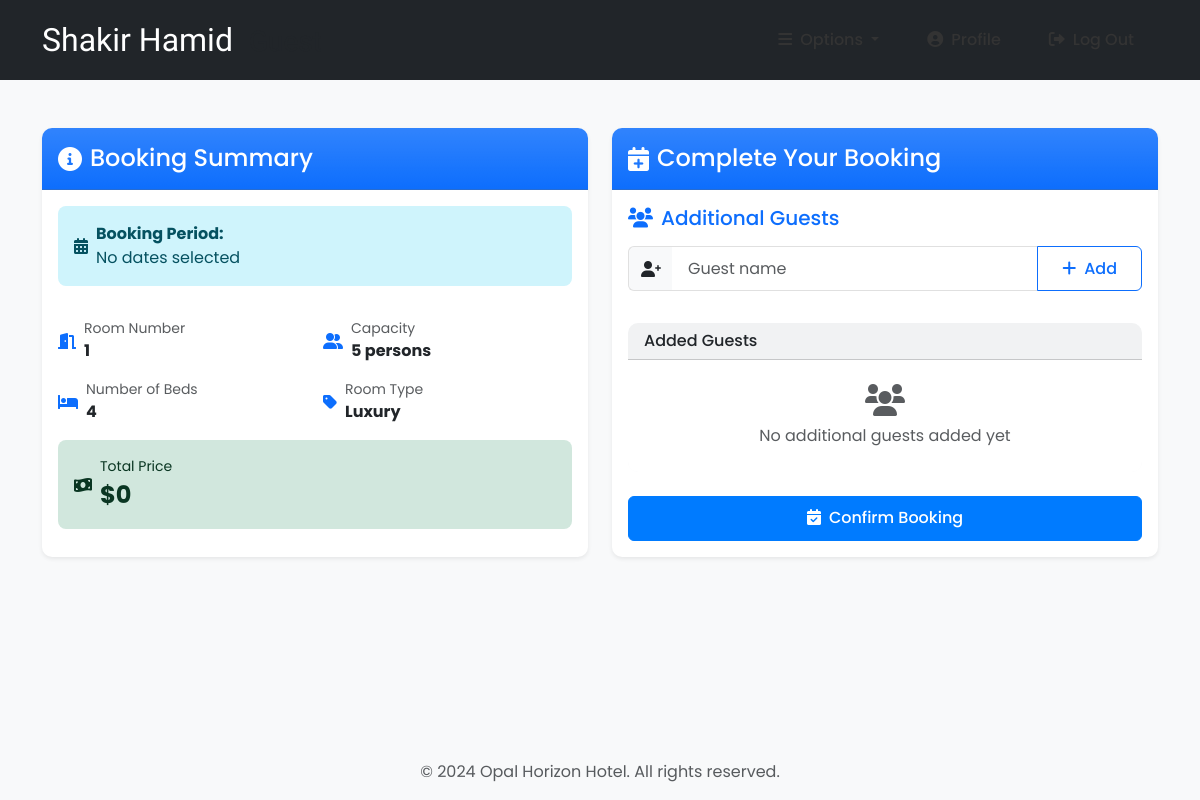
The app's page /booking-make/?room=1 (signed in) with its own data.
### room/models.py (models this page shows)
class Room(models.Model):
    ROOM_TYPES = (
        ('King', 'King'),
        ('Luxury', 'Luxury'),
        ('Normal', 'Normal'),
        ('Economic', 'Economic'),
    )
    number = models.IntegerField(primary_key=True)
    capacity = models.SmallIntegerField()
    numberOfBeds = models.SmallIntegerField()
    roomType = models.CharField(max_length=20, choices=ROOM_TYPES)
    price = models.FloatField()
    statusStartDate = models.DateField(null=True)
    statusEndDate = models.DateField(null=True)
    main_image = models.ImageField(upload_to='rooms/', null=True, blank=True)
    image_1 = models.ImageField(upload_to='rooms/', null=True, blank=True)
    image_2 = models.ImageField(upload_to='rooms/', null=True, blank=True)
    image_3 = models.ImageField(upload_to='rooms/', null=True, blank=True)
    description = models.TextField(null=True, blank=True)
    def __str__(self):
        return str(self.number)

### room/views.py (the view, shortened to what this page needs)
# urls.py: path('booking-make/', booking_make, name="booking-make"),
@login_required(login_url='login')
def booking_make(request):
    role = str(request.user.groups.all()[0])
    path = role + "/"
    room_number = request.GET.get('room')
    fd = request.GET.get('fd')
    ld = request.GET.get('ld')
    try:
        room = Room.objects.get(number=room_number) if room_number else None
    except Room.DoesNotExist:
        messages.error(request, "Selected room does not exist.")
        return redirect("rooms")
    names = []
    total = 0
    guests = Guest.objects.all()
    context = {
        "role": role,
        "room": room,
        "guests": guests,
        "names": names,
        "total": total,
        "fd": fd,
        "ld": ld
    }
    return render(request, path + "booking-make.html", context)

### accounts/models.py (called while the page is built)
    def currentRoom(self):
        Booking = apps.get_model('room', 'Booking')
        booking = Booking.objects.filter(guest=self).last()
        return booking.roomNumber

### templates/guest/booking-make.html
{% block context %}
{% include '../common_pages/booking-make.html' %}
{% endblock %}

### templates/common_pages/booking-make.html (shortened to what this page needs)
{% extends 'index.html' %}
{% block context %}
{% load static %}
<div class="container py-5">
    <div class="row g-4">
        <div class="col-lg-6">
            <div class="card shadow-sm h-100">
                <div class="card-header bg-primary bg-gradient text-white py-3">
                    <h4 class="mb-0 d-flex align-items-center">
                        <i class="fas fa-info-circle me-2"></i>
                        Booking Summary
                    </h4>
                </div>
                <div class="card-body">
                    <div class="row g-3">
                        <div class="col-12">
                            <div class="alert alert-info d-flex align-items-center" role="alert">
                                <i class="fas fa-calendar-alt me-2"></i>
                                <div>
                                    <strong>Booking Period:</strong><br>
                                    {% if fd and ld %}
                                    {{ fd|date:"d/m/Y" }} to {{ ld|date:"d/m/Y" }}
                                    {% else %}
                                    No dates selected
                                    {% endif %}
                                </div>
                            </div>
                        </div>
                        <div class="col-sm-6">
                            <div class="d-flex align-items-center">
                                <i class="fas fa-door-open text-primary me-2"></i>
                                <div>
                                    <small class="text-muted d-block">Room Number</small>
                                    <strong>{{ room.number }}</strong>
                                </div>
                            </div>
                        </div>
                        <div class="col-sm-6">
                            <div class="d-flex align-items-center">
                                <i class="fas fa-user-friends text-primary me-2"></i>
                                <div>
                                    <small class="text-muted d-block">Capacity</small>
                                    <strong>{{ room.capacity }} persons</strong>
                                </div>
                            </div>
                        </div>
                        <div class="col-sm-6">
                            <div class="d-flex align-items-center">
                                <i class="fas fa-bed text-primary me-2"></i>
                                <div>
                                    <small class="text-muted d-block">Number of Beds</small>
                                    <strong>{{ room.numberOfBeds }}</strong>
                                </div>
                            </div>
                        </div>
                        <div class="col-sm-6">
                            <div class="d-flex align-items-center">
                                <i class="fas fa-tag text-primary me-2"></i>
                                <div>
                                    <small class="text-muted d-block">Room Type</small>
                                    <strong>{{ room.roomType }}</strong>
                                </div>
                            </div>
                        </div>
                        <div class="col-12">
                            <div class="alert alert-success d-flex align-items-center mb-0" role="alert">
                                <i class="fas fa-money-bill-wave me-2"></i>
                                <div>
                                    <small class="d-block">Total Price</small>
                                    <strong class="fs-4">${{ total }}</strong>
                                </div>
                            </div>
                        </div>
                    </div>
                </div>
            </div>
        </div>
        <div class="col-lg-6">
            <div class="card shadow-sm">
                <div class="card-header bg-primary bg-gradient text-white py-3">
                    <h4 class="mb-0 d-flex align-items-center">
                        <i class="fas fa-calendar-plus me-2"></i>
                        Complete Your Booking
                    </h4>
                </div>
                <div class="card-body">
                    <form action="" method="POST" id="bookingForm" class="needs-validation" novalidate>
                        {% if room.capacity > 1 %}
                        <div class="mb-4">
                            <h5 class="d-flex align-items-center text-primary mb-3">
                                <i class="fas fa-users me-2"></i>
                                Additional Guests
                            </h5>
                            <div class="row g-3">
                                <div class="col-12">
                                    <div class="input-group mb-3">
                                        <span class="input-group-text">
                                            <i class="fas fa-user-plus"></i>
                                        </span>
                                        <input type="text" class="form-control" name="depName" placeholder="Guest name">
                                        <button type="submit" name="add" class="btn btn-outline-primary">
                                            <i class="fas fa-plus me-2"></i>Add
                                        </button>
                                    </div>
                                </div>
                                <div class="col-12">
                                    <div class="card bg-light">
                                        <div class="card-header py-2">
                                            <h6 class="mb-0">Added Guests</h6>
                                        </div>
                                        <ul class="list-group list-group-flush" id="myList">
                                            {% for n in names %}
                                            <li class="list-group-item d-flex align-items-center">
                                                <i class="fas fa-user text-primary me-2"></i>
                                                {{ n }}
                                                <input type="hidden" name="name{{forloop.counter}}" value="{{n}}">
                                            </li>
                                            {% empty %}
                                            <li class="list-group-item text-muted text-center py-4">
                                                <i class="fas fa-users fa-2x mb-2"></i>
                                                <p class="mb-0">No additional guests added yet</p>
                                            </li>
                                            {% endfor %}
                                        </ul>
                                    </div>
                                </div>
                            </div>
                        </div>
                        {% endif %}
                        <button type="submit" class="btn btn-primary w-100" name="bookGuestButton" id="bookButton">
                            <i class="fas fa-calendar-check me-2"></i>Confirm Booking
                        </button>
                    </form>
                </div>
            </div>
        </div>
    </div>
</div>
{% endblock %}

### templates/incs/nav.html (shortened to what this page needs)
<nav class="navbar navbar-expand-lg navbar-dark bg-dark py-3">
    <div class="container">
        <a href="" class="navbar-brand">
            <h2 class="text-capitalize mb-0">
                {{ request.user.first_name }} {{ request.user.last_name }}
                <small class="ms-2 text-muted">{{ role }}</small>
            </h2>
        </a>
        <div class="collapse navbar-collapse" id="navbarTags">
            <ul class="navbar-nav ms-auto align-items-center">
                <li class="nav-item dropdown">
                    <a class="nav-link dropdown-toggle px-3" href="#" id="navbarDropdown" role="button"
                        data-bs-toggle="dropdown" aria-expanded="false">
                        <i class="fas fa-bars me-2"></i>Options
                    </a>
                </li>
                <li class="nav-item">
                    {% if role == 'guest' %}
                    <a href="{% url 'guest-profile' user.id %}" class="nav-link px-3">
                        <i class="fas fa-user-circle me-2"></i>Profile
                    </a>
                    {% endif %}
                </li>
                <li class="nav-item">
                    <a href="{% url 'logout' %}" class="nav-link px-3">
                        <i class="fas fa-sign-out-alt me-2"></i>Log Out
                    </a>
                </li>
            </ul>
        </div>
    </div>
</nav>

### static/css/main.css (style rules this page uses)
* { margin: 0; padding: 0; -webkit-font-smoothing: antialiased; }
body { position: relative; font-family: 'Segoe UI', Tahoma, Geneva, Verdana, sans-serif; background-color: #f8f9fa; }
.navbar { padding: 1rem 0; }
.navbar .nav-item { font-size: 1rem; margin: 0 0.5rem; }
.navbar .nav-link { color: #333 !important; transition: color 0.3s ease; }
.card { border: none; transition: transform 0.3s ease, box-shadow 0.3s ease; }
.btn { padding: 0.5rem 1.5rem; border-radius: 5px; transition: all 0.3s ease; }
.btn-primary { background-color: #007bff; border-color: #007bff; }

### templates/index.html (style rules this page uses)
body { min-height: 100vh; display: flex; flex-direction: column; font-family: 'Poppins', sans-serif; }
.navbar-brand { font-family: 'Redressed', cursive; font-size: 1.5rem; }
.nav-link { font-weight: 500; transition: color 0.3s ease; }
.btn { font-weight: 500; }

### templates/common_pages/booking-make.html (style rules this page uses)
.card { border: none; border-radius: 10px; overflow: hidden; }
.form-control, .form-select { border: 1px solid #e0e0e0; padding: 0.6rem 1rem; }
.input-group-text { background-color: #f8f9fa; border: 1px solid #e0e0e0; border-right: none; }
.input-group .form-control { border-left: none; }
.list-group-item { border: none; border-bottom: 1px solid rgba(0, 0, 0, .125); }
.btn { padding: 0.6rem 1.5rem; font-weight: 500; border-radius: 6px; }
.alert { border: none; border-radius: 8px; }

### records on screen
Room: number "1", capacity "5", numberOfBeds "4", roomType "Luxury"

### other values on screen
{{ request.user.first_name }} "Shakir"
{{ request.user.last_name }} "Hamid"
{{ total }} "0"
